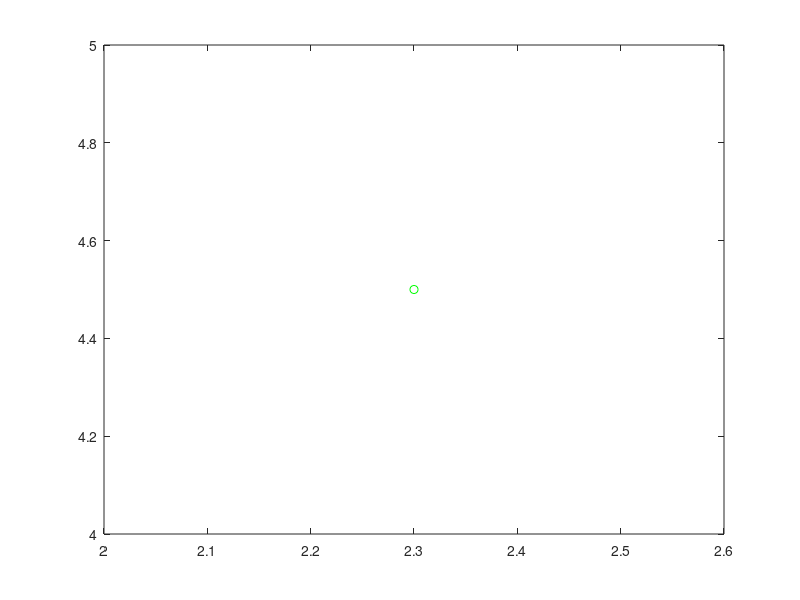

MATLAB code for this plot:
str = 'x 2.3 y 4.5';
[letter, rest] = strtok(str);
[x, rest] = strtok(rest);
[letter, rest] = strtok(rest);
y = rest(2:end);
x = str2num(x);
y = str2num(y);
plot(x,y,'go')